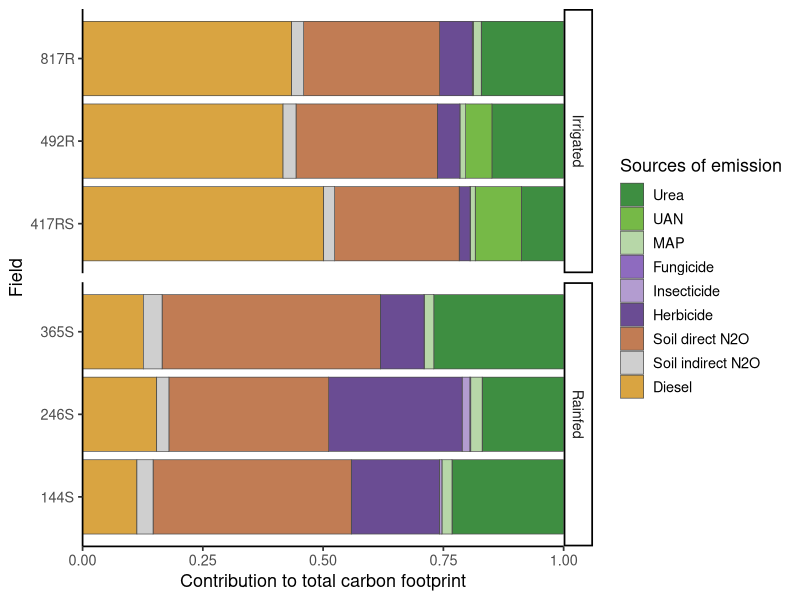

This chart was generated by the following R code:
library(readxl)
library(tidyverse)
library(ggplot2)

data_Carbon_footprint <- read_excel("data_Carbon_footprint.xlsx")

carbonfootprint_long <- data_Carbon_footprint %>%
  pivot_longer(c(`UREA_EO2(kgCO2/ha)`, `UAN_EO2(kgCO2/ha)`, `MAP_P2O5_ECO2(kgCO2/ha)`,`Fungicide_ECO2(kgCO2/ha)`, `Insecticide_ECO2(kgCO2/ha)`, `Herbicides_ECO2(kgCO2/ha)`,`Diesel_ECO2(kgCO2/ha)`, Soil_direct_emissions_kgCO2, Soil_indirect_emission),
               names_to = "Sources of emission", values_to = "kg_CO2_ha")

carbonfootprint_long <- carbonfootprint_long %>%
  mutate(kg_CO2_unit = kg_CO2_ha/`Yield(kg/ha)`)

# Calculate the proportion of emissions from each source of emission
carbonfootprint_long <- carbonfootprint_long %>%
  mutate(proportion_kgCO_unit = kg_CO2_unit/carbon_footprint__TN_grain)

#
carbonfootprint_long$`Sources of emission` <- factor(
  carbonfootprint_long$`Sources of emission`,
  levels = c(
    "UREA_EO2(kgCO2/ha)",
    "UAN_EO2(kgCO2/ha)",
    "MAP_P2O5_ECO2(kgCO2/ha)",
    "Fungicide_ECO2(kgCO2/ha)",
    "Insecticide_ECO2(kgCO2/ha)",
    "Herbicides_ECO2(kgCO2/ha)",
    "Soil_direct_emissions_kgCO2",
    "Soil_indirect_emission",
    "Diesel_ECO2(kgCO2/ha)"
  ),
  labels = c(
    "Urea",
    "UAN",
    "MAP",
    "Fungicide",
    "Insecticide",
    "Herbicide",
    "Soil direct N2O",
    "Soil indirect N2O",
    "Diesel"
  )
)



ggplot(data=carbonfootprint_long, aes(x= Field, y=proportion_kgCO_unit, fill = `Sources of emission`)) +
  geom_bar(stat = "identity", position = "fill",  color = "grey30", linewidth = 0.25)+
  scale_y_continuous(expand = c(0, 0)) +
  scale_fill_manual(values = c(
    "Urea" = "#3E8E41",
    "UAN" = "#76B947",
    "MAP" = "#B7D7A8",
    "Fungicide" = "#8E6BBF",
    "Insecticide" = "#B39CD0",
    "Herbicide" = "#6A4C93",
    "Diesel" = "#D9A441",
    "Soil direct N2O" = "#C17C54",
    "Soil indirect N2O" = "#CFCFCF"
  ))+
  coord_flip() +
  labs(y="Contribution to total carbon footprint")+
  theme_classic(base_size = 13) +
  facet_grid(rows = vars(System), scales = "free_y", space = "free_y")
